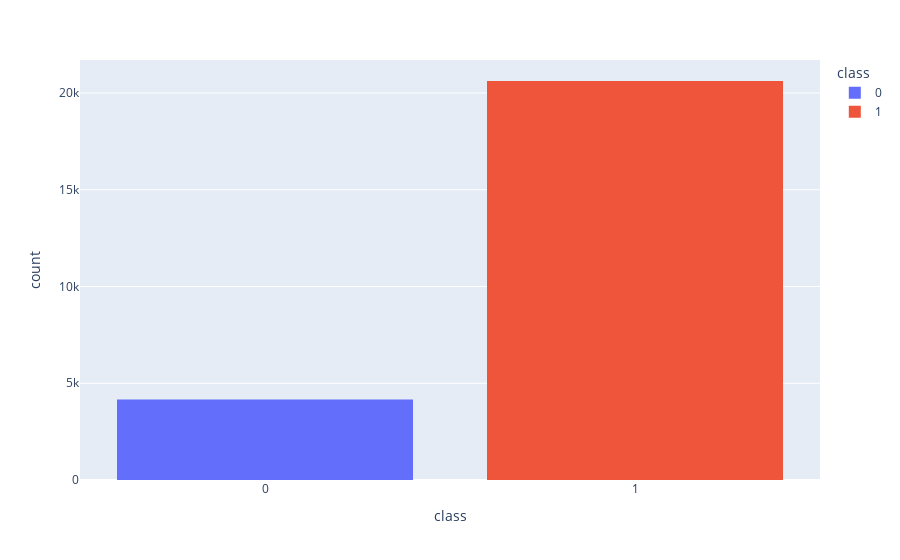

Notebook code cell kept with this figure:
### Code cell
fig = px.histogram(train2_1, x = "class", color = "class")
fig.show()

### Figure 1 — Plotly figure (JSON) as saved in the notebook; plotly's stock layout.template omitted (floating-point values rounded to 4 significant figures; data arrays with more than 128 entries replaced by an {"elided": "..."} marker saying what was removed)
{"data": [{"alignmentgroup": "True", "bingroup": "x", "hovertemplate": "class=%{x}<br>count=%{y}<extra></extra>", "legendgroup": "0", "marker": {"color": "#636efa", "pattern": {"shape": ""}}, "name": "0", "offsetgroup": "0", "orientation": "v", "showlegend": true, "type": "histogram", "x": {"elided": "4163 str values"}, "xaxis": "x", "yaxis": "y"}, {"alignmentgroup": "True", "bingroup": "x", "hovertemplate": "class=%{x}<br>count=%{y}<extra></extra>", "legendgroup": "1", "marker": {"color": "#EF553B", "pattern": {"shape": ""}}, "name": "1", "offsetgroup": "1", "orientation": "v", "showlegend": true, "type": "histogram", "x": {"elided": "20620 str values"}, "xaxis": "x", "yaxis": "y"}], "layout": {"barmode": "relative", "legend": {"title": {"text": "class"}, "tracegroupgap": 0}, "margin": {"t": 60}, "xaxis": {"anchor": "y", "categoryarray": ["0", "1"], "categoryorder": "array", "domain": [0, 1], "title": {"text": "class"}}, "yaxis": {"anchor": "x", "domain": [0, 1], "title": {"text": "count"}}}}
